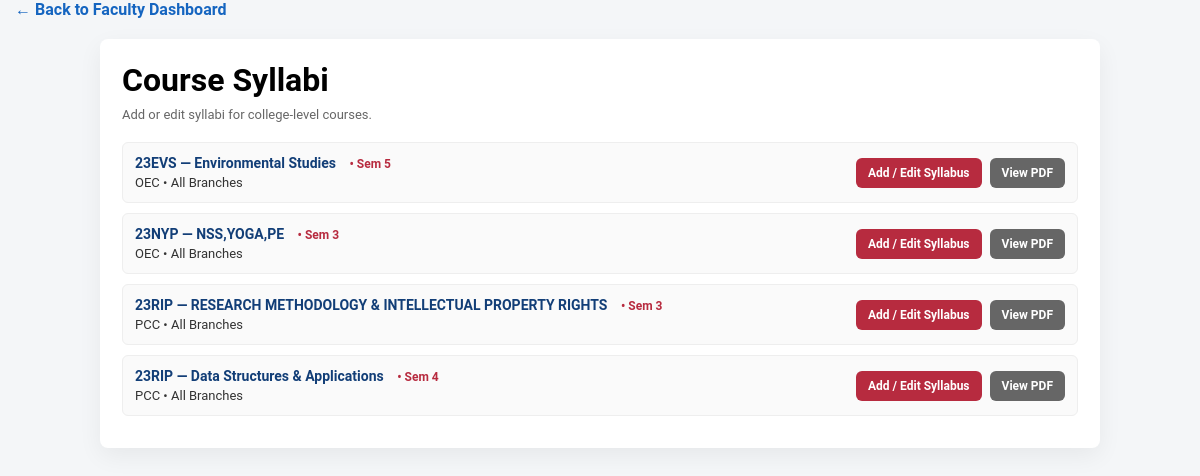
/academics/dean/syllabi/ (signed in), run on the app's committed database.
### academics/models.py (models this page shows, shortened)
class CollegeLevelCourse(models.Model):
    department = models.CharField(max_length=100, default="All Branches")
    course_category = models.CharField(max_length=100)
    course_code = models.CharField(max_length=50)
    course_title = models.CharField(max_length=200)
    semester = models.PositiveSmallIntegerField(
        null=True,
        blank=True,
        help_text="Semester number (1-8). Optional."
    )
    admission_year = models.CharField(max_length=8, null=True, blank=True, help_text="Admission year (e.g. 2025). Optional.")
    teaching_hours_L = models.IntegerField(default=0)
    teaching_hours_T = models.IntegerField(default=0)
    teaching_hours_P = models.IntegerField(default=0)
    cie_marks = models.IntegerField(default=50)
    see_marks = models.IntegerField(default=50)
    credits = models.DecimalField(max_digits=4, decimal_places=1, default=Decimal("0.0"))
    optional_branch = models.CharField(max_length=20, blank=True, null=True)
    branch = models.ForeignKey('Branch', on_delete=models.SET_NULL, null=True, blank=True)
    syllabus_pdf = models.FileField(upload_to='syllabus_pdfs/', null=True, blank=True)
    description = models.TextField(blank=True, null=True)
    added_by = models.ForeignKey(settings.AUTH_USER_MODEL, on_delete=models.SET_NULL, null=True, blank=True)
    created_on = models.DateTimeField(auto_now_add=True)
    is_deleted = models.BooleanField(default=False)
    deleted_at = models.DateTimeField(null=True, blank=True)
    class Meta:
        ordering = ['course_code', 'course_title']

### academics/views.py (the view, shortened to what this page needs)
# urls.py: path("dean/syllabi/", views.syllabus_list, name="syllabus_list"),
@login_required
def syllabus_list(request):
    try:
        courses = CollegeLevelCourse.objects.filter(is_deleted=False, department="All Branches", branch__isnull=True).order_by("course_code")
        year = (request.GET.get('admission_year') or "").strip()
        semester = (request.GET.get('semester') or "").strip()
        syllabus_sem_map = {}
        qs = Syllabus.objects.filter(course__in=courses).order_by("course_id", "-created_on")
        for s in qs:
            if s.course_id not in syllabus_sem_map:
                syllabus_sem_map[s.course_id] = getattr(s, "semester", None)
        for c in courses:
            sem = getattr(c, "semester", None) or syllabus_sem_map.get(c.pk)
            if sem not in (None, "", 0):
                try:
                    setattr(c, "display_semester", f"Sem {int(sem)}")
                except (ValueError, TypeError):
                    c.display_semester = str(sem)
            else:
                c.display_semester = ""
        return render(request, "academics/add_syllabus_list.html", {"courses": courses})
    except OperationalError as e:
        logger.exception("Database error in syllabus_list: %s", e)
        messages.error(request, "Database schema is not up-to-date (missing columns). Try running 'python manage.py migrate'.")
        return redirect("academics:dean_dashboard")

### academics/templates/academics/add_syllabus_list.html (shortened to what this page needs)
{% extends "base.html" %}
{% load static %}
{% block content %}
<div class="card">
  <h1 style="margin: 0 0 8px">Course Syllabi</h1>
  <p style="color: #666; font-size: 13px; margin: 0 0 20px">Add or edit syllabi for college-level courses.</p>
  <ul style="list-style: none; padding: 0; margin: 0;">
    {% for c in courses %}
      <li class="course-item">
        <div class="course-info">
          <div class="course-code">
            {{ c.course_code }} — {{ c.course_title }}
            {% if c.display_semester %}
              <span class="semester-badge">• {{ c.display_semester }}</span>
            {% endif %}
          </div>
          <div class="course-title">
            {{ c.course_category }} • {{ c.department }}
          </div>
        </div>
        <div class="course-actions">
          <a href="{% url 'academics:add_syllabus' c.id %}" class="btn">Add / Edit Syllabus</a>
          {% with syllabus=c.syllabi.first %}
            {% if syllabus %}
              <a href="{% url 'academics:view_syllabus_pdf' syllabus.id %}" target="_blank" class="btn btn-secondary">View PDF</a>
            {% endif %}
          {% endwith %}
        </div>
      </li>
    {% empty %}
      <div class="empty-message">
        <p>📚 No courses found. <a href="{% url 'academics:add_college_level_course' %}" style="color: #b72b3f; text-decoration: underline;">Create a course first.</a></p>
      </div>
    {% endfor %}
  </ul>
</div>
{% endblock %}

### templates/base.html (style rules this page uses)
* { box-sizing: border-box; }
body { margin: 0; font-family: 'Roboto', Arial, sans-serif; background: #f4f6f8; }

### academics/templates/academics/add_syllabus_list.html (style rules this page uses)
.card { max-width: 1000px; margin: 20px auto; background: #fff; padding: 22px; border-radius: 8px; box-shadow: 0 8px 24px rgba(0, 0, 0, 0.06); }
.course-item { display: flex; justify-content: space-between; align-items: center; padding: 12px; border: 1px solid #eee; margin-bottom: 10px; border-radius: 6px; background: #fafafa; }
.course-info { flex: 1; }
.course-code { font-weight: 600; font-size: 14px; color: #123e77; }
.course-title { color: #333; font-size: 13px; margin-top: 4px; }
.semester-badge { margin-left: 10px; color: #b72b3f; font-weight: 600; font-size: 12px; }
.course-actions { display: flex; gap: 8px; }
.btn { padding: 8px 12px; background: #b72b3f; color: #fff; text-decoration: none; border-radius: 6px; font-size: 12px; font-weight: 600; border: none; cursor: pointer; transition: background 0.2s; }
.btn-secondary { background: #666; }

### data on the page
CollegeLevelCourse: course_code "23EVS", course_title "Environmental Studies", display_semester "Sem 5", course_category "OEC", department "All Branches"
CollegeLevelCourse: course_code "23NYP", course_title "NSS,YOGA,PE", display_semester "Sem 3", course_category "OEC", department "All Branches"
CollegeLevelCourse: course_code "23RIP", course_title "RESEARCH METHODOLOGY & INTELLECTUAL PROPERTY RIGHTS", display_semester "Sem 3", course_category "PCC", department "All Branches"
CollegeLevelCourse: course_code "23RIP", course_title "Data Structures & Applications", display_semester "Sem 4", course_category "PCC", department "All Branches"
